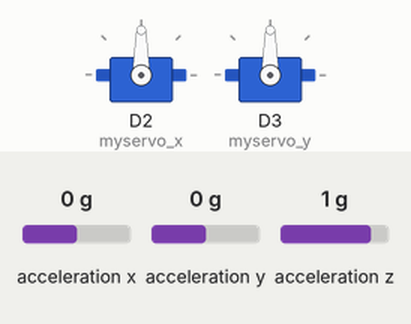
Bench run of a sketch on a simulated Arduino Nano 33 IoT. Shown: 2 × servo. The test bench sets the inputs (shaded band); at power-on: acceleration x 0 g, acceleration y 0 g, acceleration z 1 g. What the sketch prints to the serial monitor is not drawn.

Above: at 1.2 s.
1.3 s: acceleration x set to -1.4 g
At 2.5 s:
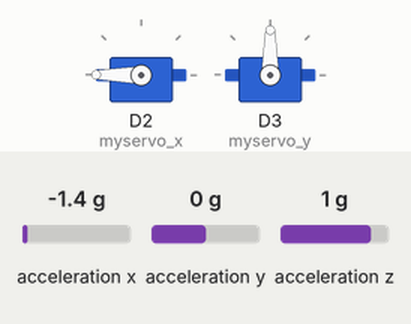
2.8 s: acceleration y set to -1.4 g
At 3.8 s:
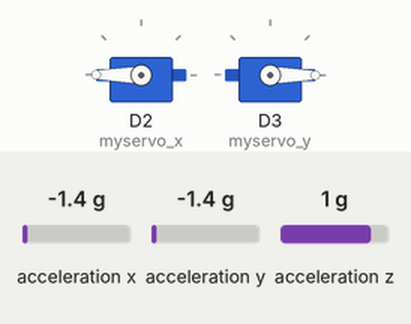
4.3 s: acceleration x set to -0.8 g
At 5.0 s:
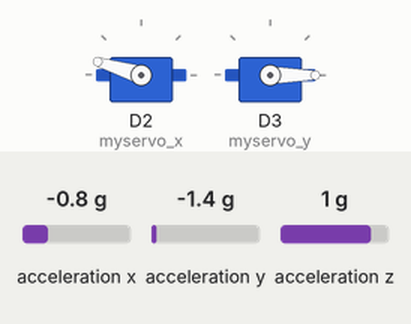
5.8 s: acceleration y set to 0 g
At 6.1 s:
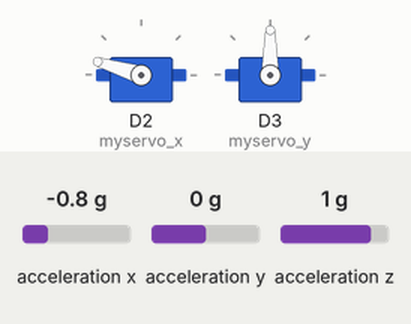
7.3 s: acceleration x set to 0.8 g
At 8.5 s:
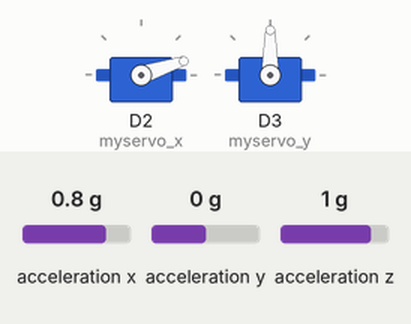
8.8 s: acceleration y set to -0.8 g
At 9.6 s:
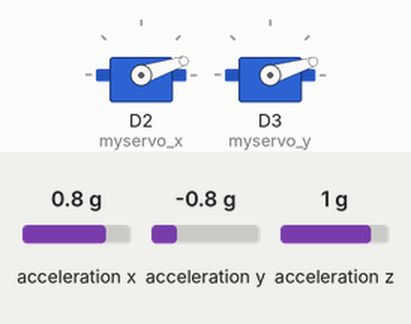
Timing chart, 0 to 11.3 s (numbered marks = the images above; inputs shaded):
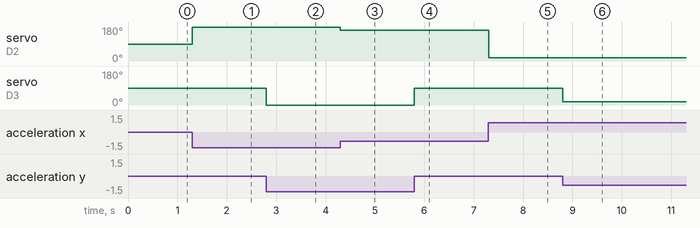

Measured:
- after the input at 1.3 s, servo on D2 (myservo_x): 90° → 180° at once
- after the input at 2.8 s, servo on D3 (myservo_y): 90° → 0° at once
- after the input at 4.3 s, servo on D2 (myservo_x): 180° → 163° at once
- after the input at 5.8 s, servo on D3 (myservo_y): 0° → 90° at once
- after the input at 7.3 s, servo on D2 (myservo_x): 163° → 18° at once
- after the input at 8.8 s, servo on D3 (myservo_y): 90° → 17° at once

The sketch:

mgP3.ino
```cpp
// Adapted from https://docs.arduino.cc/tutorials/nano-33-iot/imu-accelerometer/
// and https://docs.arduino.cc/learn/electronics/servo-motors/

#include <Arduino_LSM6DS3.h>
#include <Servo.h>

Servo myservo_x;  // create servo object to control a servo
Servo myservo_y;

int x_val;
int y_val;    // variable to read the value from the analog pin

void setup() {
  Serial.begin(9600);
  while (!Serial);

  myservo_x.attach(2);  // attaches the servo on pin 9 to the servo object
  myservo_y.attach(3);

  if (!IMU.begin()) {
    Serial.println("Failed to initialize IMU!");

    while (1);
  }

  Serial.print("Accelerometer sample rate = ");
  Serial.print(IMU.accelerationSampleRate());
  Serial.println(" Hz");
  Serial.println();
  Serial.println("Acceleration in g's");
  Serial.println("X\tY\tZ");
}

void loop() {
  float x, y, z;

  if (IMU.accelerationAvailable()) {
    IMU.readAcceleration(x, y, z);

    Serial.print(x);
    Serial.print('\t');
    Serial.print(y);
    Serial.print('\t');
    Serial.print(z);
    Serial.print('\t');

    x_val = 180 - int((x + 1.0)/2 * 180);     // scale it to use it with the servo (value between 0 and 180)
    myservo_x.write(x_val);

    y_val = int((y + 1.0)/2 * 180);     // scale it to use it with the servo (value between 0 and 180)
    myservo_y.write(y_val);
  }

  // delay(50);
}
```
